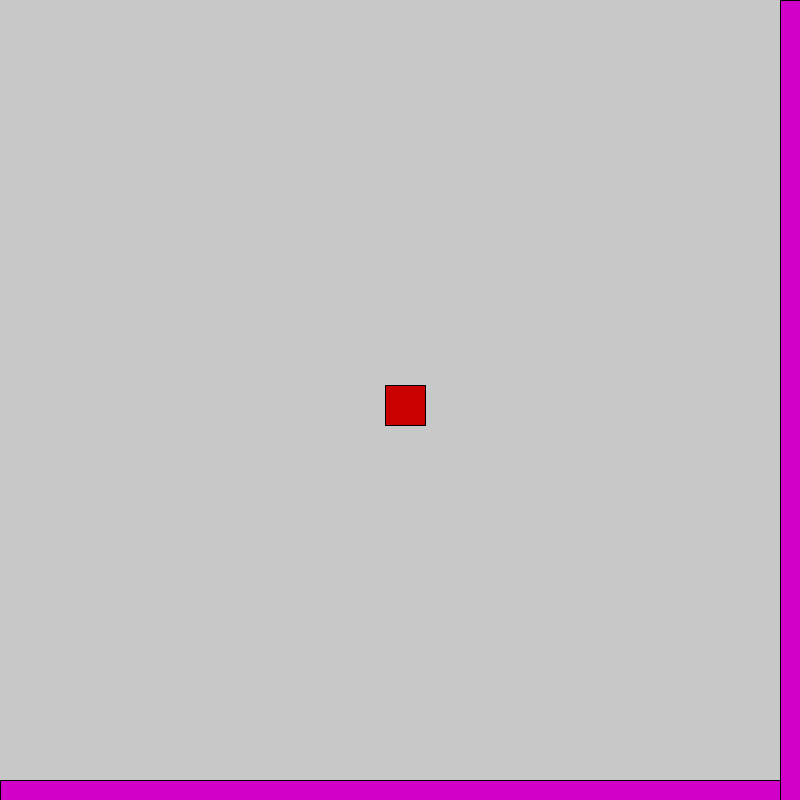
Frame 1 (no input)
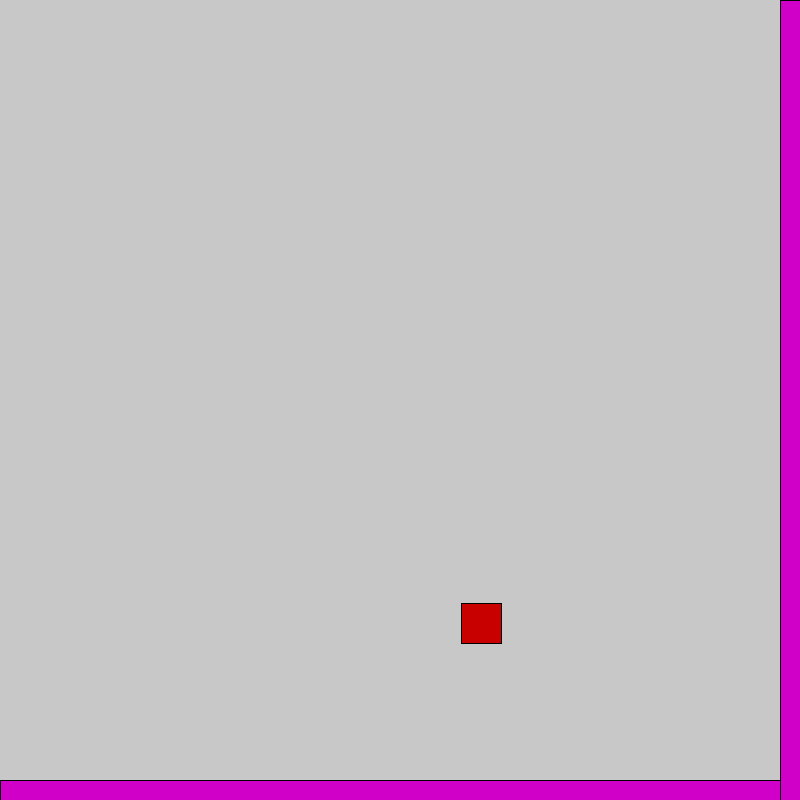
Frame 60 (the mouse pressed at the canvas centre just before this capture)
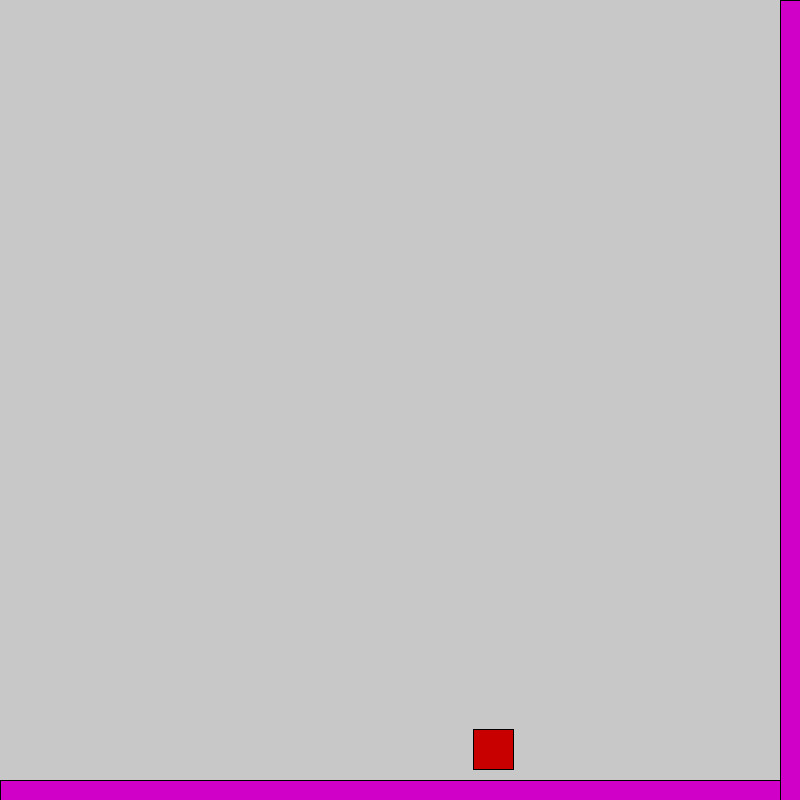
Frame 120 (the mouse held since frame 60 and released just before this capture)

The Processing sketch that drew these frames (run headless with seeded random() and noise(); from frame 60 on, the mouse is pressed at the canvas centre):

// Processing sketch: Game
// ── Game.pde
Player p;
Rectangle ground;
Rectangle wall;

//each object with collision should be in here
ArrayList<Rectangle> solidRects = new ArrayList<Rectangle>();
ArrayList<Rectangle> objects = new ArrayList<Rectangle>();


void setup(){
  size(800, 800);
  frameRate(60);
  
  
  p = new Player();
  p.w = 40;
  p.h = 40;
  p.pos = new PVector(width/2 - p.w/2, height/2 - p.w/2);
  p.vel = new PVector(5, 5);
  p.c = color(200, 0, 0);
  objects.add(p);
  
  ground = new Rectangle();
  ground.pos = new PVector(0, 780);
  ground.w = 800;
  ground.h = 20;
  ground.bounciness = 1;
  ground.c = color(209, 0, 200);
  solidRects.add(ground);
  objects.add(ground);
  
  
  wall = new Rectangle();
  wall.pos = new PVector(780, 0);
  wall.w = 20;
  wall.h = 800;
  wall.c = color(209, 0, 200);
  solidRects.add(wall);
  objects.add(wall);
  
  
  println(ground.w + ", " + ground.h);
  println(wall.w + ", " + wall.h);
}

void draw(){
  background(200);
  
  //update all objects
  for(Rectangle object : objects){
    object.update();
  }
  
}
// ── Creature.pde
class Creature extends Rectangle{
  
  public float w, h;
  public PVector pos;
  public PVector vel;
  public PVector acc;
  
  public PVector gravity;
  public PVector terminalVel;
  
  
  Creature(){
    
    pos = new PVector(0, 0);
    vel = new PVector(0, 0);
    acc = new PVector(0, 0);
    
    gravity = new PVector(0, 0.02); 
    terminalVel = new PVector(25, 25); 
  }
  
  void update(){
    
    super.w = w;
    super.h = h;
    
    for(Rectangle r : solidRects){
   
      if(this.intersects(r)){
        //print("COLLISION!!!");
        collision(r);
      }
  
    }
    
    
    //apply all forces
    applyForce(gravity);
    
    //set everything
    constrain(vel.x, -terminalVel.x, terminalVel.x);
    constrain(vel.y, -terminalVel.y, terminalVel.y);
    vel.add(acc);
    pos.add(vel);
    
    
    super.pos = pos;
    super.update();
  }
  
  void applyForce(PVector force){
    acc.add(force);
  }
  
  void collision(Rectangle other){
    //if(this.vel.x >= 0.1 && this.vel.x <= -0.1 && this.vel.y >= 0.1 && this.vel.y <= -0.1){
      //print("1");
      vel.mult(-other.bounciness * 0.9);
    //}else{
      //vel.mult(0);
     // print("2");
    //}
    
  }
 
   
  
}
// ── Player.pde
class Player extends Creature{
  
  public float w, h;
  public PVector pos;
  public PVector vel;
  public PVector acc;
  //Creature c;
  
  Player(){
    pos = new PVector(0, 0);
    vel = new PVector(0, 0);
    acc = new PVector(0, 0);
  }
  
  void update(){
    super.w = w;
    super.h = h;
    
    super.pos = pos;
    super.vel = vel;
    super.acc = acc;
    
    super.update();
  }
  
}
// ── Rectangle.pde
class Rectangle{
  
  public PVector pos;
  public float w, h;
  public color c;
  public float bounciness = 0;
  
  Rectangle(){
    pos = new PVector(0, 0);
  }
  
  void update(){
    
    
    render();
  }
  
  void render(){
    fill(c);
    rect(pos.x, pos.y, w, h);
  }
  
  boolean intersects(Rectangle other){
    //collision detection
    println(w + ", " + h);
    println(other.w + ", " + other.h);
    if((pos.x + w) >= other.pos.x){
      println("statement 1 (x) is true");
      if(pos.x <= (other.pos.x + other.w)){
        println("statement 2 (x) is true");
        if((pos.y + h) >= other.pos.y){
          println("statement 3 (y) is true");
          if(pos.y <= (other.pos.y + other.h)){
            println("statement 4 (y) is true");
            return true;
          }
        }
      }
    }
    return false;
  }
  
}
